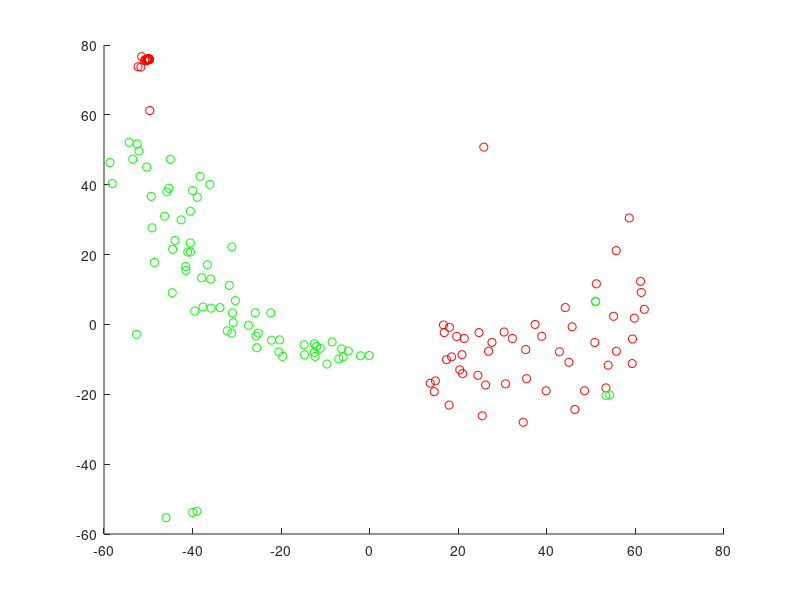
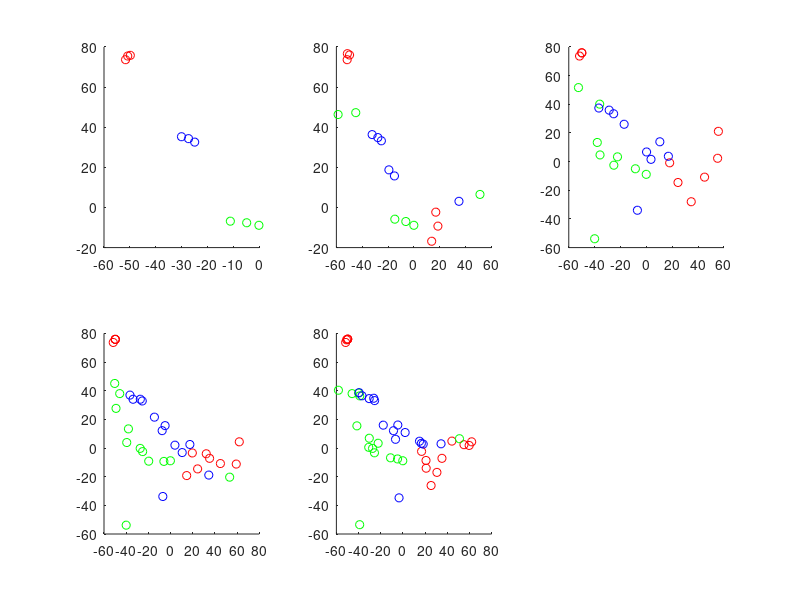

Reproduce these figures in MATLAB, in order.
clap = [[258.82666015625,228.1840057373047,56.0,216.0,56.0,216.0];
[411.25653076171875,193.54595947265625,190.0,201.0,190.0,201.0];
[425.50201416015625,193.3603973388672,174.0,199.5,174.0,199.5];
[437.3472900390625,194.1099090576172,174.97833251953125,203.1193084716797,174.97833251953125,203.1193084716797];
[451.2774658203125,192.68243408203125,171.20907592773438,203.28468322753906,171.20907592773438,203.28468322753906];
[458.598876953125,193.8474578857422,150.4060516357422,194.29116821289062,150.4060516357422,194.29116821289062];
[463.2016906738281,195.38009643554688,151.5,207.5,151.5,207.5];
[465.2599792480469,199.1959228515625,145.5,210.5,145.5,210.5];
[467.4128112792969,202.02134704589844,140.0,213.0,140.0,213.0];
[469.4247741699219,203.8495635986328,137.0,215.5,137.0,215.5];
[465.5,207.0,156.0,9.0,156.0,9.0];
[466.3434753417969,211.7476806640625,158.5,12.5,158.5,12.5];
[464.9070129394531,223.9044189453125,153.30322265625,2.532794952392578,153.30322265625,2.532794952392578];
[454.62835693359375,204.2447052001953,156.5,8.5,156.5,8.5];
[445.7185974121094,203.47552490234375,184.84750366210938,204.0383758544922,184.84750366210938,204.0383758544922];
[429.5,199.0267791748047,196.0,205.5,196.0,205.5];
[410.0,196.5,190.5,202.0,190.5,202.0];
[384.5,196.0,203.5,202.5,203.5,202.5];
[351.909423828125,199.8101806640625,226.0,194.0,226.0,194.0];
[322.5,211.0,235.5,184.0,235.5,184.0];
[328.0,215.5,252.0,216.0,252.0,216.0];
[329.5,213.5,260.0,205.0,260.0,205.0];
[330.5,217.0,246.0,184.0,246.0,184.0];
[333.0,213.5,264.0,199.0,264.0,199.0];
[339.0,207.5,225.5,183.5,225.5,183.5];
[349.0,207.0,226.0,181.5,226.0,181.5];
[362.0,204.0,232.5,200.0,232.5,200.0];
[378.5,200.5,218.5,184.0,218.5,184.0];
[393.5,196.0,197.0,201.0,197.0,201.0];
[404.0,194.5,188.53509521484375,207.35964965820312,188.53509521484375,207.35964965820312];
[413.1483154296875,192.85525512695312,193.0,208.5,193.0,208.5];
[426.8725280761719,194.6923828125,187.0,205.5,187.0,205.5];
[438.7881164550781,197.85107421875,183.5,205.5,183.5,205.5];
[452.5,202.0,177.5,205.5,177.5,205.5];
[453.75054931640625,196.3758087158203,183.0,205.5,183.0,205.5];
[461.30487060546875,206.28048706054688,180.5,205.5,180.5,205.5];
[464.9079895019531,206.53993225097656,178.67111206054688,204.66275024414062,178.67111206054688,204.66275024414062];
[465.1974792480469,201.60560607910156,183.0,205.0,183.0,205.0];
[463.0452575683594,195.251220703125,177.5,198.5,177.5,198.5];
[459.00970458984375,192.9484100341797,181.0,199.5,181.0,199.5];
[452.93878173828125,189.75509643554688,185.5,200.0,185.5,200.0];
[439.2095947265625,187.69522094726562,193.2726287841797,199.75970458984375,193.2726287841797,199.75970458984375];
[421.7698059082031,190.49853515625,184.2873992919922,201.0824737548828,184.2873992919922,201.0824737548828];
[403.5,197.5,192.65728759765625,200.2969207763672,192.65728759765625,200.2969207763672];
[372.7492370605469,211.5144500732422,225.0,186.0,225.0,186.0];
[335.5,232.0,228.0,185.0,228.0,185.0];
[332.0,245.5,249.5,212.5,249.5,212.5];
[333.0,244.5,246.5,211.5,246.5,211.5];
[332.0,243.0,246.0,211.0,246.0,211.0];
[333.0,240.0,245.0,209.0,245.0,209.0];
[334.0,237.5,248.5,212.0,248.5,212.0];
[335.4148864746094,235.6914825439453,224.0,186.0,224.0,186.0];
[349.5,236.0,219.0,186.5,219.0,186.5];
[362.95379638671875,237.5896759033203,242.5,203.5,242.5,203.5];
[382.0,238.0,183.29803466796875,202.9819793701172,183.29803466796875,202.9819793701172];
[400.0,236.0,180.0,205.5,180.0,205.5];
[413.8135681152344,235.58474731445312,172.0,226.0,172.0,226.0];
[431.8401184082031,233.13900756835938,163.5,224.0,163.5,224.0];
[442.03509521484375,235.27798461914062,161.5,227.5,161.5,227.5];
[453.2701721191406,237.0786590576172,147.50013732910156,230.62973022460938,147.50013732910156,230.62973022460938];
[459.34283447265625,235.72341918945312,146.5,230.54864501953125,146.5,230.54864501953125];
[462.6280212402344,233.43350219726562,147.5,230.67837524414062,147.5,230.67837524414062];
[463.4262390136719,233.08197021484375,187.5,206.0,187.5,206.0];
[460.65032958984375,232.3897705078125,184.25328063964844,201.53236389160156,184.25328063964844,201.53236389160156];
[456.3436279296875,232.23362731933594,168.8345947265625,197.13087463378906,168.8345947265625,197.13087463378906];
[449.2102966308594,232.2255859375,151.61932373046875,193.3124237060547,151.61932373046875,193.3124237060547];
[442.5672302246094,233.44793701171875,124.97826385498047,188.21739196777344,124.97826385498047,188.21739196777344];
[424.6764831542969,238.85293579101562,126.61141204833984,190.5081329345703,126.61141204833984,190.5081329345703];
[409.5,242.5,126.32855987548828,193.2589111328125,126.32855987548828,193.2589111328125];
[379.0,252.0,218.0,186.5,218.0,186.5];
[338.5,266.0,248.5,223.5,248.5,223.5];
[333.5,270.5,243.5,224.0,243.5,224.0];
[333.0,265.5,242.5,221.0,242.5,221.0];
[335.5,263.0,244.0,220.5,244.0,220.5];
[335.5,262.5,241.5,220.0,241.5,220.0]];


clap(:,1) = clap(:,1) - 300;
clap(:,3) = clap(:,3) - 300;
clap(:,1) = clap(:,1)/3;
clap(:,3) = clap(:,3)/3;

clap(:,2) = clap(:,2) - 200;
clap(:,4) = clap(:,4) - 200;
clap(:,2) = clap(:,2)/3;
clap(:,4) = clap(:,4)/3;

% figure;
% hold on 
% scatter(clap(:,1),clap(:,2),'r');
% scatter(clap(:,3),clap(:,4),'g');
% %scatter(clap(:,5),clap(:,6),'b');
% hold off
% clap_3 = clap(2:25:75, 1:4);
% clap_6 = clap(2:13:75, 1:4);
% clap_9 = clap(2:9:75, 1:4);
% clap_12 = clap(2:6:72, 1:4);
% clap_15 = clap(2:5:75, 1:4);
%  
% figure;
% subplot(2,3,1)
% hold on 
% scatter(clap_3(:,1),clap_3(:,2),'r');
% scatter(clap_3(:,3),clap_3(:,4),'g');
% hold off
% subplot(2,3,2)
% hold on
% scatter(clap_6(:,1),clap_6(:,2),'r');
% scatter(clap_6(:,3),clap_6(:,4),'g');
% hold off
% subplot(2,3,3)
% hold on
% scatter(clap_9(:,1),clap_9(:,2),'r');
% scatter(clap_9(:,3),clap_9(:,4),'g');
% hold off
% subplot(2,3,4)
% hold on 
% scatter(clap_12(:,1),clap_12(:,2),'r');
% scatter(clap_12(:,3),clap_12(:,4),'g');
% hold off
% subplot(2,3,5)
% hold on
% scatter(clap_15(:,1),clap_15(:,2),'r');
% scatter(clap_15(:,3),clap_15(:,4),'g');
% hold off

rolling = [[121.5,180.5,93.0,216.0,93.0,216.0];
[285.0,140.5,231.0,202.0,231.0,202.0];
[285.5,124.5,206.5,200.5,206.5,200.5];
[302.0,151.5,194.5,200.5,194.5,200.5];
[315.39654541015625,158.53448486328125,200.5,190.5,200.5,190.5];
[319.81884765625,166.62649536132812,198.5,180.5,198.5,180.5];
[303.4410705566406,187.63833618164062,202.5,174.5,202.5,174.5];
[304.9276428222656,201.7173309326172,206.0,167.0,206.0,167.0];
[288.076904296875,231.98577880859375,204.5,153.0,204.5,153.0];
[282.3260803222656,246.5,208.5,136.5,208.5,136.5];
[278.4957580566406,241.21656799316406,214.5,124.5,214.5,124.5];
[281.5,238.0,219.0,114.0,219.0,114.0];
[271.68896484375,230.90716552734375,224.0,111.0,224.0,111.0];
[267.1808166503906,218.09689331054688,231.0,112.5,231.0,112.5];
[273.5,208.5,235.0,118.0,235.0,118.0];
[284.26873779296875,209.17198181152344,245.5,136.5,245.5,136.5];
[147.5,365.5,247.0,149.5,247.0,149.5];
[254.0,172.5,309.5,183.0,309.5,183.0];
[264.0,165.5,309.0,181.5,309.0,181.5];
[266.5,162.0,242.0,192.0,242.0,192.0];
[269.0,152.0,237.5,198.5,237.5,198.5];
[270.5,147.0,234.0,195.5,234.0,195.5];
[275.0,145.5,231.5,189.5,231.5,189.5];
[280.0,151.0,227.0,180.5,227.0,180.5];
[284.0,173.0,460.5,69.97520446777344,460.5,69.97520446777344];
[286.0,193.0,467.0,73.82539367675781,467.0,73.82539367675781];
[285.0,219.5,182.4241943359375,120.0,182.4241943359375,120.0];
[284.0,232.0,199.5,114.5,199.5,114.5];
[281.1652526855469,247.6147003173828,443.59906005859375,80.30186462402344,443.59906005859375,80.30186462402344];
[284.960205078125,249.26866149902344,441.0,81.5,441.0,81.5];
[274.50457763671875,245.0,190.0,109.5,190.0,109.5];
[276.20269775390625,234.2732391357422,204.72763061523438,83.76945495605469,204.72763061523438,83.76945495605469];
[276.1070556640625,220.11497497558594,259.5,154.5,259.5,154.5];
[147.5,368.0,248.0,150.5,248.0,150.5];
[272.5,177.0,274.5,138.0,274.5,138.0];
[271.5,161.5,247.0,197.5,247.0,197.5];
[271.0,145.0,244.0,199.0,244.0,199.0];
[273.0,128.0,243.25189208984375,210.0,243.25189208984375,210.0];
[269.1768798828125,122.67304992675781,241.5,207.5,241.5,207.5];
[270.0,113.0,240.0,198.0,240.0,198.0];
[272.5,118.5,240.0,188.5,240.0,188.5];
[274.5,126.0,237.0,179.0,237.0,179.0];
[277.5,144.0,236.0,167.0,236.0,167.0];
[275.5,175.5,194.5,170.5,194.5,170.5];
[272.0,217.0,445.5,158.5,445.5,158.5];
[272.2501220703125,253.95346069335938,247.5,148.5,247.5,148.5];
[276.5,268.368408203125,247.5,129.5,247.5,129.5];
[284.657470703125,259.9530334472656,239.0,119.5,239.0,119.5];
[275.83154296875,255.87432861328125,243.0,116.5,243.0,116.5];
[269.6224060058594,239.36929321289062,259.0,113.5,259.0,113.5];
[269.99639892578125,217.08554077148438,244.5,112.5,244.5,112.5];
[289.18896484375,207.61553955078125,317.5,158.5,317.5,158.5];
[148.0,368.0,317.0,158.5,317.0,158.5];
[265.5,152.5,315.0,160.0,315.0,160.0];
[263.56658935546875,136.80474853515625,314.0,161.5,314.0,161.5];
[261.5,120.0,253.5,190.0,253.5,190.0];
[261.0,116.5,251.6226348876953,194.0,251.6226348876953,194.0];
[262.0,117.0,453.5,49.0,453.5,49.0];
[267.0,116.5,448.12542724609375,50.95170593261719,448.12542724609375,50.95170593261719];
[269.5,122.5,246.0,184.5,246.0,184.5];
[269.5,141.5,245.5,176.5,245.5,176.5];
[268.0,173.0,199.5,177.5,199.5,177.5];
[268.0,173.0,199.5,177.5,199.5,177.5];
[267.0,273.0,244.0,141.5,244.0,141.5];
[260.3940124511719,303.5566101074219,244.0,132.0,244.0,132.0];
[272.5,313.0,244.5,122.5,244.5,122.5];
[272.5,296.18182373046875,161.0,5.0,161.0,5.0];
[269.0274353027344,278.48516845703125,196.5,96.0,196.5,96.0];
[265.4517822265625,265.6497497558594,198.0,113.5,198.0,113.5];
[272.899169921875,245.28778076171875,199.5,119.5,199.5,119.5];
[272.899169921875,245.28778076171875,199.5,119.5,199.5,119.5];
[148.5,368.0,319.0,169.0,319.0,169.0];
[260.5,178.0,318.0,167.0,318.0,167.0];
[261.34393310546875,170.48049926757812,259.0,197.5,259.0,197.5];
[256.0,152.5,249.5,204.0,249.5,204.0]];


rolling(:,1) = rolling(:,1) - 250;
rolling(:,3) = rolling(:,3) - 250;
rolling(:,1) = rolling(:,1)/3;
rolling(:,3) = rolling(:,3)/3;

rolling(:,2) = rolling(:,2) - 200;
rolling(:,4) = rolling(:,4) - 200;
rolling(:,2) = rolling(:,2)/3;
rolling(:,4) = rolling(:,4)/3;
% 
% figure;
% hold on 
% scatter(rolling(:,1),rolling(:,2),'r');
% scatter(rolling(:,3),rolling(:,4),'g');
% %scatter(rolling(:,5),rolling(:,6),'b');
% hold off
rolling_3 = rolling(2:25:75, 1:4);
rolling_6 = rolling(2:13:75, 1:4);
rolling_9 = rolling(2:9:75, 1:4);
rolling_12 = rolling(2:6:72, 1:4);
rolling_15 = rolling(2:5:75, 1:4);

% 
% figure;
% subplot(2,3,1)
% hold on 
% scatter(rolling_3(:,1),rolling_3(:,2),'r');
% scatter(rolling_3(:,3),rolling_3(:,4),'g');
% hold off
% subplot(2,3,2)
% hold on
% scatter(rolling_6(:,1),rolling_6(:,2),'r');
% scatter(rolling_6(:,3),rolling_6(:,4),'g');
% hold off
% subplot(2,3,3)
% hold on
% scatter(rolling_9(:,1),rolling_9(:,2),'r');
% scatter(rolling_9(:,3),rolling_9(:,4),'g');
% hold off
% subplot(2,3,4)
% hold on 
% scatter(rolling_12(:,1),rolling_12(:,2),'r');
% scatter(rolling_12(:,3),rolling_12(:,4),'g');
% hold off
% subplot(2,3,5)
% hold on
% scatter(rolling_15(:,1),rolling_15(:,2),'r');
% scatter(rolling_15(:,3),rolling_15(:,4),'g');
% hold off


handwave = [[377.2757568359375,292.3065490722656,142.0,131.5,142.0,131.5];
[145.0,361.0,299.637939453125,113.35345458984375,299.637939453125,113.35345458984375];
[149.38201904296875,368.0,293.7620544433594,113.08621215820312,293.7620544433594,113.08621215820312];
[147.86045837402344,367.5,279.0,110.5,279.0,110.5];
[149.0,366.5,262.5,116.0,262.5,116.0];
[148.89772033691406,367.5,222.5,150.0,222.5,150.0];
[479.24713134765625,145.4136962890625,209.0,160.5,209.0,160.5];
[477.77911376953125,106.41494750976562,181.5,151.5,181.5,151.5];
[460.0,85.5,178.5,210.0,178.5,210.0];
[439.0,67.0,178.53855895996094,237.27572631835938,178.53855895996094,237.27572631835938];
[404.0,56.0,191.71731567382812,260.33392333984375,191.71731567382812,260.33392333984375];
[376.2314758300781,61.5,180.0,255.0,180.0,255.0];
[353.7822265625,70.70906066894531,462.5,79.5,462.5,79.5];
[343.6707458496094,82.30487823486328,460.0,79.0,460.0,79.0];
[341.0,89.5,164.9201202392578,281.779052734375,164.9201202392578,281.779052734375];
[344.5,91.5,185.0956573486328,267.2347717285156,185.0956573486328,267.2347717285156];
[362.913330078125,97.78333282470703,183.2207794189453,249.22076416015625,183.2207794189453,249.22076416015625];
[378.5,88.0,206.60447692871094,206.56582641601562,206.60447692871094,206.56582641601562];
[406.25543212890625,93.3940200805664,154.19558715820312,193.30999755859375,154.19558715820312,193.30999755859375];
[434.9222106933594,107.5,186.11131286621094,180.11495971679688,186.11131286621094,180.11495971679688];
[467.0746154785156,117.0,187.0,155.0,187.0,155.0];
[150.5,368.0,223.0,130.0,223.0,130.0];
[150.5,368.0,238.4352569580078,116.44964599609375,238.4352569580078,116.44964599609375];
[150.5,368.0,263.0,112.5,263.0,112.5];
[150.5,368.0,271.0,106.0,271.0,106.0];
[150.5,367.5,282.0,112.0,282.0,112.0];
[150.5,367.5,285.44989013671875,117.13484191894531,285.44989013671875,117.13484191894531];
[150.5,368.0,281.0,119.0,281.0,119.0];
[150.0,368.0,274.5,125.0,274.5,125.0];
[150.5,368.0,262.5,123.5,262.5,123.5];
[150.0,368.0,233.5,126.5,233.5,126.5];
[486.0,153.0,217.89004516601562,139.2565460205078,217.89004516601562,139.2565460205078];
[478.0,127.5,207.0,150.0,207.0,150.0];
[461.5,105.0,192.3206787109375,178.970458984375,192.3206787109375,178.970458984375];
[445.5,83.0,190.05038452148438,191.24160766601562,190.05038452148438,191.24160766601562];
[419.5,83.0,176.75643920898438,202.1930694580078,176.75643920898438,202.1930694580078];
[392.0,89.0,183.0,-20.5,183.0,-20.5];
[373.29107666015625,96.29513549804688,180.0,-21.5,180.0,-21.5];
[361.0,101.0,162.0,-26.0,162.0,-26.0];
[352.0055236816406,109.75414276123047,137.0,296.5,137.0,296.5];
[355.44964599609375,112.10838317871094,124.0,279.0,124.0,279.0];
[362.5,114.0,125.5,261.0,125.5,261.0];
[380.5,117.0,152.0,250.0,152.0,250.0];
[396.65264892578125,127.94425201416016,152.5,223.0,152.5,223.0];
[416.51171875,129.835205078125,168.10833740234375,212.26171875,168.10833740234375,212.26171875];
[437.1145935058594,137.95240783691406,175.2742462158203,189.833740234375,175.2742462158203,189.833740234375];
[465.19879150390625,146.9939727783203,233.0,150.0,233.0,150.0];
[483.5,177.0,203.5,134.5,203.5,134.5];
[150.5,367.5,223.5,120.0,223.5,120.0];
[150.5,367.5,241.0,112.5,241.0,112.5];
[149.5,368.0,255.78480529785156,113.91139221191406,255.78480529785156,113.91139221191406];
[147.5,366.5,266.5,119.5,266.5,119.5];
[143.08824157714844,361.3039245605469,264.0,121.0,264.0,121.0];
[145.5,370.0,255.5,122.5,255.5,122.5];
[150.5,367.5,238.91944885253906,126.74183654785156,238.91944885253906,126.74183654785156];
[150.5,367.5,224.5,132.5,224.5,132.5];
[150.5,368.0,207.5,141.5,207.5,141.5];
[484.0,167.5,198.57398986816406,154.44204711914062,198.57398986816406,154.44204711914062];
[151.0,323.6973571777344,204.8087615966797,173.5233154296875,204.8087615966797,173.5233154296875];
[452.5,124.5,178.51968383789062,202.2003631591797,178.51968383789062,202.2003631591797];
[428.5,116.5,161.0,233.0,161.0,233.0];
[405.6288757324219,118.42010498046875,162.4939727783203,253.91122436523438,162.4939727783203,253.91122436523438];
[382.8000793457031,124.56925201416016,139.5,282.0,139.5,282.0];
[364.0,128.0,143.70114135742188,288.9459228515625,143.70114135742188,288.9459228515625];
[354.0,137.5,142.5,295.0,142.5,295.0];
[350.0,139.5,453.0,160.0,453.0,160.0];
[350.5,133.0,453.0,159.5,453.0,159.5];
[358.9306945800781,129.67208862304688,148.92477416992188,275.1814270019531,148.92477416992188,275.1814270019531];
[374.0,133.0,163.94815063476562,256.9481506347656,163.94815063476562,256.9481506347656];
[391.0,133.5,172.2364501953125,229.84378051757812,172.2364501953125,229.84378051757812];
[412.0,140.0,166.5,204.5,166.5,204.5];
[432.5,154.5,175.4894256591797,186.42283630371094,175.4894256591797,186.42283630371094];
[453.5220947265625,174.90245056152344,166.20286560058594,167.26341247558594,166.20286560058594,167.26341247558594];
[466.9791259765625,203.40931701660156,192.5,154.0,192.5,154.0];
[475.7979736328125,231.42098999023438,206.5,132.5,206.5,132.5]];

handwave(:,1) = handwave(:,1) - 300;
handwave(:,3) = handwave(:,3) - 300;
handwave(:,1) = handwave(:,1)/3;
handwave(:,3) = handwave(:,3)/3;

handwave(:,2) = handwave(:,2) - 200;
handwave(:,4) = handwave(:,4) - 200;
handwave(:,2) = handwave(:,2)/3;
handwave(:,4) = handwave(:,4)/3;
handwave(:,2) = handwave(:,2) + 20;
handwave(:,4) = handwave(:,4) + 20;


figure;
hold on 
scatter(handwave(:,1),handwave(:,2),'r');
scatter(handwave(:,3),handwave(:,4),'g');
%scatter(handwave(:,5),handwave(:,6),'b');
hold off
handwave_3 = handwave(2:25:75, 1:4);
headwave_3 = [(handwave_3(:,1)+ handwave_3(:,3))/2,(handwave_3(:,2)+ handwave_3(:,4))/2] + rand(3,2) ;
handwave_6 = handwave(2:13:75, 1:4);
headwave_6 = [(handwave_6(:,1)+ handwave_6(:,3))/2, (handwave_6(:,2)+ handwave_6(:,4))/2] +rand(6,2) ;
handwave_9 = handwave(2:9:75, 1:4);
headwave_9 = [(handwave_9(:,1)+ handwave_9(:,3))/2, (handwave_9(:,2)+ handwave_9(:,4))/2]+ rand(9,2) ;
handwave_12 = handwave(2:6:72, 1:4);
headwave_12 = [(handwave_12(:,1)+ handwave_12(:,3))/2, (handwave_12(:,2)+ handwave_12(:,4))/2] +rand(12,2);
handwave_15 = handwave(2:5:75, 1:4);
headwave_15 = [(handwave_15(:,1)+ handwave_15(:,3))/2, (handwave_15(:,2)+ handwave_15(:,4))/2]+ rand(15,2) ;


figure;
subplot(2,3,1)
hold on 
scatter(handwave_3(:,1),handwave_3(:,2),'r');
scatter(handwave_3(:,3),handwave_3(:,4),'g');
scatter(headwave_3(:,1),headwave_3(:,2),'b');

hold off
subplot(2,3,2)
hold on
scatter(handwave_6(:,1),handwave_6(:,2),'r');
scatter(handwave_6(:,3),handwave_6(:,4),'g');
scatter(headwave_6(:,1),headwave_6(:,2),'b');

hold off
subplot(2,3,3)
hold on
scatter(handwave_9(:,1),handwave_9(:,2),'r');
scatter(handwave_9(:,3),handwave_9(:,4),'g');
scatter(headwave_9(:,1),headwave_9(:,2),'b');

hold off
subplot(2,3,4)
hold on 
scatter(handwave_12(:,1),handwave_12(:,2),'r');
scatter(handwave_12(:,3),handwave_12(:,4),'g');
scatter(headwave_12(:,1),headwave_12(:,2),'b');

hold off
subplot(2,3,5)
hold on
scatter(handwave_15(:,1),handwave_15(:,2),'r');
scatter(handwave_15(:,3),handwave_15(:,4),'g');
scatter(headwave_15(:,1),headwave_15(:,2),'b');

hold off


lwave = [[61.0,324.5,0,0,155.0,230.0];
[143.0,331.0,0,0,264.5,213.5];
[138.0,333.5,0,0,259.5,209.5];
[135.5,329.5,0,0,256.5,201.5];
[156.0,317.5,0,0,246.8288116455078,198.45567321777344];
[153.5,311.0,0,0,238.5,191.5];
[109.0,365.0,0,0,213.5,199.0];
[111.0,372.5,0,0,204.5,194.0];
[111.0,364.0,0,0,190.0,196.0];
[112.0,364.0,0,0,178.5,190.5];
[112.0,364.5,0,0,171.5,186.0];
[111.5,366.5,0,0,172.0,189.5];
[111.5,367.5,0,0,172.98500061035156,199.0];
[92.5,369.5,0,0,121.42646789550781,213.2794189453125];
[92.5,372.5,0,0,122.46546936035156,215.93399047851562];
[92.5,371.5,0,0,118.6818618774414,221.27029418945312];
[94.0,370.0,0,0,121.0,224.0];
[102.13934326171875,362.9644775390625,0,0,119.5,229.5];
[101.0,334.4827575683594,0,0,120.0,234.5];
[103.0,359.0,0,0,125.0,230.5];
[97.5,372.0,0,0,130.56719970703125,225.63421630859375];
[98.0,371.5,0,0,141.887939453125,217.5364990234375];
[98.5,370.21429443359375,0,0,152.77630615234375,210.7896728515625];
[102.0,372.0,0,0,156.32736206054688,205.3553009033203];
[107.0,372.5,0,0,182.10455322265625,193.04379272460938];
[111.0,371.5,0,0,198.47044372558594,192.93853759765625];
[112.5,366.0,0,0,254.0,199.5];
[114.5,363.0,0,0,228.0,176.0];
[111.5,364.0,0,0,245.0,185.0];
[112.0,364.5,0,0,241.1988983154297,182.6795654296875];
[112.5,364.0,0,0,234.5,179.5];
[112.0,364.0,0,0,267.5,214.5];
[111.5,364.0,0,0,290.80126953125,240.8372802734375];
[112.0,363.5,0,0,292.26263427734375,243.0958251953125];
[111.5,363.5,0,0,304.5,219.5];
[112.0,365.0,0,0,305.0,222.0];
[111.5,362.5,0,0,304.5,222.0];
[111.5,363.5,0,0,285.5,230.0];
[111.5,364.0,0,0,287.5,221.0];
[111.5,364.5,0,0,268.0,205.0];
[112.0,365.0,0,0,237.08792114257812,184.9297332763672];
[111.5,364.0,0,0,236.2903289794922,185.25807189941406];
[111.5,364.0,0,0,240.82518005371094,191.41104125976562];
[118.0,356.0,0,0,233.5319366455078,200.1004638671875];
[115.5,359.0,0,0,227.5,185.5];
[111.54243469238281,360.7048034667969,0,0,202.27099609375,201.14231872558594];
[114.5,343.25408935546875,0,0,199.5,205.5];
[115.5,346.870361328125,0,0,195.5,208.0];
[122.98896789550781,352.2511291503906,0,0,182.23196411132812,224.91238403320312];
[121.0,368.0,0,0,191.0,223.0];
[112.0,363.0,0,0,181.0,227.0];
[112.0,364.0,0,0,191.0,225.5];
[112.0,363.5,0,0,188.0,227.0];
[112.5,364.0,0,0,183.5,226.0];
[110.0,368.5,0,0,187.931640625,224.93966674804688];
[107.04729461669922,367.0,0,0,185.0,221.5];
[132.5,366.5,0,0,191.5,218.5];
[182.5,335.0,0,0,210.0,209.88784790039062];
[176.1597137451172,339.53814697265625,0,0,202.0,204.5];
[182.5,347.0,0,0,210.0,205.0];
[190.5,341.0,0,0,252.05532836914062,201.1436309814453];
[199.5,342.0,0,0,253.0,207.5];
[206.0,343.0,0,0,241.5,188.0];
[207.21249389648438,347.6312561035156,0,0,269.0,219.5];
[112.0,364.0,0,0,277.0,226.5];
[112.0,364.0,0,0,284.0,232.0];
[111.5,364.0,0,0,287.5,241.0];
[111.5,365.0,0,0,289.5,244.5];
[111.5,363.0,0,0,292.5,254.0];
[111.5,363.5,0,0,293.0,250.0];
[112.0,364.0,0,0,292.0,245.5];
[111.5,364.0,0,0,287.0,243.5];
[111.5,364.0,0,0,282.89874267578125,245.06491088867188];
[112.0,363.5,0,0,277.5,240.0];
[112.26667022705078,364.14666748046875,0,0,275.5,226.5]];


%% only red matters 
lwave(:,1) = lwave(:,1) - 300;
lwave(:,3) = lwave(:,3) - 300;
lwave(:,1) = lwave(:,1)/3;
lwave(:,3) = lwave(:,3)/3;

lwave(:,2) = lwave(:,2) - 200;
lwave(:,4) = lwave(:,4) - 200;
lwave(:,2) = lwave(:,2)/3;
lwave(:,4) = lwave(:,4)/3;

% figure;
% hold on 
% scatter(lwave(:,1),lwave(:,2),'r');
% scatter(lwave(:,3),lwave(:,4),'g');
% %scatter(lwave(:,5),lwave(:,6),'b');
% hold off
lwave_3 = lwave(2:25:75, 1:4);
lwave_6 = lwave(2:13:75, 1:4);
lwave_9 = lwave(2:9:75, 1:4);
lwave_12 = lwave(2:6:72, 1:4);
lwave_15 = lwave(2:5:75, 1:4);

% 
% figure;
% subplot(2,3,1)
% hold on 
% scatter(lwave_3(:,1),lwave_3(:,2),'r');
% scatter(lwave_3(:,3),lwave_3(:,4),'g');
% hold off
% subplot(2,3,2)
% hold on
% scatter(lwave_6(:,1),lwave_6(:,2),'r');
% scatter(lwave_6(:,3),lwave_6(:,4),'g');
% hold off
% subplot(2,3,3)
% hold on
% scatter(lwave_9(:,1),lwave_9(:,2),'r');
% scatter(lwave_9(:,3),lwave_9(:,4),'g');
% hold off
% subplot(2,3,4)
% hold on 
% scatter(lwave_12(:,1),lwave_12(:,2),'r');
% scatter(lwave_12(:,3),lwave_12(:,4),'g');
% hold off
% subplot(2,3,5)
% hold on
% scatter(lwave_15(:,1),lwave_15(:,2),'r');
% scatter(lwave_15(:,3),lwave_15(:,4),'g');
% hold off


%%


rwave= [[0,0,124.5962142944336,163.33041381835938,124.5962142944336,-3.417224884033203];
[0,0,307.5,297.0,307.5,89.0];
[0,0,494.4189147949219,295.3997802734375,494.4189147949219,293.4189147949219];
[0,0,491.80126953125,296.5392761230469,491.80126953125,296.5110168457031];
[0,0,492.19512939453125,330.5,492.19512939453125,295.0];
[0,0,309.5,298.6169738769531,309.5,92.5];
[0,0,310.2674865722656,297.85333251953125,310.2674865722656,88.83622741699219];
[0,0,495.84210205078125,297.8240051269531,495.84210205078125,279.5];
[0,0,498.0,298.5,498.0,241.5];
[0,0,488.04486083984375,298.0,488.04486083984375,231.77789306640625];
[0,0,469.0,295.4113464355469,469.0,225.0];
[0,0,442.0,296.0,442.0,211.0];
[0,0,424.30413818359375,299.7843322753906,424.30413818359375,204.60829162597656];
[0,0,419.676513671875,292.8038024902344,419.676513671875,216.90341186523438];
[0,0,407.5,335.0,407.5,230.5];
[0,0,398.5,329.0,398.5,237.5];
[0,0,392.5,325.0,392.5,245.0];
[0,0,387.0,324.5,387.0,252.5];
[0,0,382.0,326.5,382.0,261.0];
[0,0,378.2371826171875,301.0,378.2371826171875,264.5];
[0,0,375.3662414550781,301.57635498046875,375.3662414550781,265.0];
[0,0,377.645263671875,302.5,377.645263671875,267.37451171875];
[0,0,387.0,310.5,387.0,260.5];
[0,0,402.5,327.0,402.5,255.0];
[0,0,421.0,344.5,421.0,242.5];
[0,0,445.0,76.55188751220703,445.0,230.0];
[0,0,175.5,300.3038330078125,175.5,-32.5];
[0,0,197.0,305.5,197.0,95.5];
[0,0,153.5,330.0,153.5,7.0];
[0,0,181.5,302.0,181.5,-20.5];
[0,0,180.5,299.0,180.5,0.0];
[0,0,155.634033203125,297.5,155.634033203125,12.555274963378906];
[0,0,209.38145446777344,324.90185546875,209.38145446777344,97.88813781738281];
[0,0,214.5,296.5,214.5,94.0];
[0,0,213.3146514892578,298.5,213.3146514892578,103.90045166015625];
[0,0,306.80767822265625,328.0,306.80767822265625,90.5];
[0,0,306.0,299.0,306.0,98.5];
[0,0,493.5,325.76641845703125,493.5,267.5];
[0,0,491.5,301.5,491.5,261.5];
[0,0,481.0,300.0,481.0,253.0];
[0,0,476.0,298.9628601074219,476.0,250.5885009765625];
[0,0,175.5,299.0,175.5,-30.5];
[0,0,175.5,321.5555725097656,175.5,-30.0];
[0,0,186.5,322.8495178222656,186.5,-22.5];
[0,0,161.0,332.5,161.0,6.0];
[0,0,180.5,301.7561950683594,180.5,-22.5];
[0,0,430.0,66.45909881591797,430.0,225.5];
[0,0,415.0,345.0,415.0,227.5];
[0,0,402.0,336.0,402.0,238.0];
[0,0,393.0,329.0,393.0,254.0];
[0,0,391.0,330.5,391.0,262.0];
[0,0,395.0,323.2375183105469,395.0,265.5];
[0,0,388.5,323.0,388.5,267.0];
[0,0,388.5,329.0,388.5,267.5];
[0,0,395.0,334.5,395.0,258.5];
[0,0,398.99072265625,329.5,398.99072265625,257.9403381347656];
[0,0,420.6847839355469,340.0,420.6847839355469,251.89129638671875];
[0,0,438.5,342.0,438.5,242.0];
[0,0,458.0,300.5,458.0,229.0];
[0,0,471.0,313.52276611328125,471.0,204.0];
[0,0,223.67556762695312,299.0,223.67556762695312,97.33206176757812];
[0,0,222.94000244140625,325.5,222.94000244140625,103.5];
[0,0,205.9315643310547,297.4834899902344,205.9315643310547,96.84010314941406];
[0,0,192.63058471679688,297.0,192.63058471679688,97.65782165527344];
[0,0,180.0,326.0,180.0,-30.0];
[0,0,181.66647338867188,324.5,181.66647338867188,94.84565734863281];
[0,0,194.0,326.2238464355469,194.0,120.5];
[0,0,194.74745178222656,328.7242736816406,194.74745178222656,107.34159851074219];
[0,0,204.93841552734375,328.5,204.93841552734375,97.41339111328125];
[0,0,215.7013702392578,330.0,215.7013702392578,111.15187072753906];
[0,0,215.86184692382812,320.0,215.86184692382812,100.04940795898438];
[0,0,226.5,324.5,226.5,113.0];
[0,0,213.84432983398438,325.5,213.84432983398438,96.22332763671875];
[0,0,208.0,298.0,208.0,94.0];
[0,0,192.86923217773438,328.0,192.86923217773438,98.724609375]];

% only the green matters
rwave(:,1) = rwave(:,1) - 300;
rwave(:,3) = rwave(:,3) - 250;
rwave(:,1) = rwave(:,1)/3;
rwave(:,3) = rwave(:,3)/3;

rwave(:,2) = rwave(:,2) - 200;
rwave(:,4) = rwave(:,4) - 200;
rwave(:,2) = rwave(:,2)/3;
rwave(:,4) = rwave(:,4)/3;

% figure;
% hold on 
% scatter(rwave(:,1),rwave(:,2),'r');
% scatter(rwave(:,3),rwave(:,4),'g');
% %scatter(rwave(:,5),rwave(:,6),'b');
% hold off
rwave_3 = rwave(2:25:75, 1:4);
rwave_6 = rwave(2:13:75, 1:4);
rwave_9 = rwave(2:9:75, 1:4);
rwave_12 = rwave(2:6:72, 1:4);
rwave_15 = rwave(2:5:75, 1:4);


% figure;
% subplot(2,3,1)
% hold on 
% scatter(rwave_3(:,1),rwave_3(:,2),'r');
% scatter(rwave_3(:,3),rwave_3(:,4),'g');
% hold off
% subplot(2,3,2)
% hold on
% scatter(rwave_6(:,1),rwave_6(:,2),'r');
% scatter(rwave_6(:,3),rwave_6(:,4),'g');
% hold off
% subplot(2,3,3)
% hold on
% scatter(rwave_9(:,1),rwave_9(:,2),'r');
% scatter(rwave_9(:,3),rwave_9(:,4),'g');
% hold off
% subplot(2,3,4)
% hold on 
% scatter(rwave_12(:,1),rwave_12(:,2),'r');
% scatter(rwave_12(:,3),rwave_12(:,4),'g');
% hold off
% subplot(2,3,5)
% hold on
% scatter(rwave_15(:,1),rwave_15(:,2),'r');
% scatter(rwave_15(:,3),rwave_15(:,4),'g');
% hold off
























